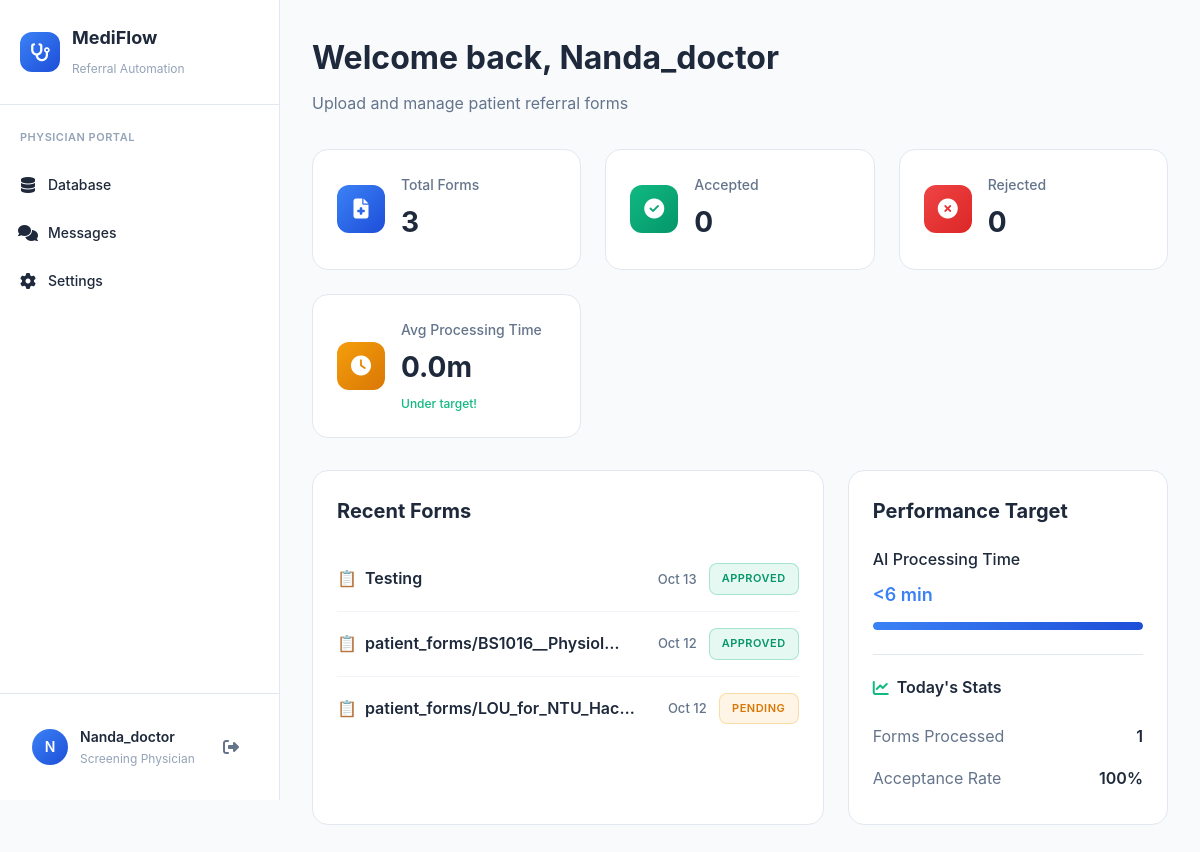
Screenshot of / (signed in) with the database file from the repository.
### accounts/models.py (models this page shows, shortened)
class UserProfile(models.Model):
    ROLE_CHOICES = [
        ('administrator', 'Administrator'),
        ('screening_physician', 'Screening Physician'),
    ]
    user = models.OneToOneField(User, on_delete=models.CASCADE, related_name='profile')
    role = models.CharField(max_length=20, choices=ROLE_CHOICES, default='screening_physician')
    created_at = models.DateTimeField(auto_now_add=True)
    updated_at = models.DateTimeField(auto_now=True)

### dashboard/models.py (models this page shows, shortened)
class PatientForm(models.Model):
    STATUS_CHOICES = [
        ('pending', 'Pending'),
        ('processing', 'Processing'),
        ('approved', 'Approved'),
        ('rejected', 'Rejected'),
    ]
    AI_DECISION_CHOICES = [
        ('analyzing', 'Analyzing...'),
        ('accept', 'Accept'),
        ('reject', 'Reject'),
        ('review_required', 'Review Required'),
    ]
    patient_name = models.CharField(max_length=255, blank=True, null=True, help_text="Will be extracted from form if not provided")
    uploaded_file = models.FileField(
        upload_to=upload_to,
        validators=[FileExtensionValidator(allowed_extensions=['pdf', 'png', 'jpg', 'jpeg'])],
        help_text="Supported: PDF, PNG, JPG (Max 10MB)"
    )
    uploaded_by = models.ForeignKey(User, on_delete=models.CASCADE, null=True, blank=True, help_text="User who uploaded this form")
    uploaded_at = models.DateTimeField(auto_now_add=True)
    processed = models.BooleanField(default=False)
    status = models.CharField(max_length=20, choices=STATUS_CHOICES, default='pending')
    ai_decision = models.CharField(max_length=20, choices=AI_DECISION_CHOICES, default='analyzing')
    ai_feedback = models.TextField(blank=True, null=True)
    extracted_patient_name = models.CharField(max_length=255, blank=True, null=True)
    processing_time_seconds = models.IntegerField(null=True, blank=True, help_text="Processing time in seconds")
    class Meta:
        ordering = ['-uploaded_at']

### dashboard/views.py (the view, shortened to what this page needs)
# urls.py: path('', views.dashboard_home, name='home'),
@login_required
def dashboard_home(request):
    recent_forms = PatientForm.objects.all()[:5]  # Get 5 most recent forms
    total_forms = PatientForm.objects.count()
    unread_messages_count = 0
    latest_conversation = None
    context = {
        'user_name': request.user.get_full_name() or request.user.username,
        'total_forms': total_forms,
        'accepted_forms': PatientForm.objects.filter(processed=True).count(),
        'rejected_forms': 0,  # Add logic for rejected forms if needed
        'avg_processing_time': '0.0m',
        'forms_processed_today': PatientForm.objects.filter(uploaded_at__date=timezone.now().date()).count() if 'timezone' in globals() else 0,
        'acceptance_rate': '100%' if total_forms > 0 else '0%',
        'processing_target': '<6 min',
        'recent_forms': recent_forms,
        'unread_messages_count': unread_messages_count,
        'latest_conversation': latest_conversation,
    }
    return render(request, 'dashboard/home.html', context)

### templates/dashboard/home.html (shortened to what this page needs)
{% extends 'base.html' %}
{% block content %}
<div class="dashboard-content">
    <div class="dashboard-header">
        <div class="header-content">
            <div>
                <h1>Welcome back, {{ user_name }}</h1>
                <p>Upload and manage patient referral forms</p>
            </div>
        </div>
    </div>
    <div class="stats-grid">
        <div class="stat-card">
            <div class="stat-icon blue">
                <i class="fas fa-file-medical"></i>
            </div>
            <div class="stat-content">
                <h3>Total Forms</h3>
                <div class="stat-number">{{ total_forms }}</div>
            </div>
        </div>
        <div class="stat-card">
            <div class="stat-icon green">
                <i class="fas fa-check-circle"></i>
            </div>
            <div class="stat-content">
                <h3>Accepted</h3>
                <div class="stat-number">{{ accepted_forms }}</div>
            </div>
        </div>
        <div class="stat-card">
            <div class="stat-icon red">
                <i class="fas fa-times-circle"></i>
            </div>
            <div class="stat-content">
                <h3>Rejected</h3>
                <div class="stat-number">{{ rejected_forms }}</div>
            </div>
        </div>
        <div class="stat-card">
            <div class="stat-icon orange">
                <i class="fas fa-clock"></i>
            </div>
            <div class="stat-content">
                <h3>Avg Processing Time</h3>
                <div class="stat-number">{{ avg_processing_time }}</div>
                <div class="stat-label">Under target!</div>
            </div>
        </div>
    </div>
    <div class="dashboard-grid">
        <div class="dashboard-card">
            <h2>Recent Forms</h2>
            <div class="recent-forms">
                {% if recent_forms %}
                    {% for form in recent_forms %}
                        <div class="form-item">
                            <span class="form-name">
                                {% if form.patient_name %}
                                    {{ form.patient_name }}
                                {% elif form.extracted_patient_name %}
                                    {{ form.extracted_patient_name }}
                                {% elif form.uploaded_file %}
                                    {{ form.uploaded_file.name|truncatechars:30 }}
                                {% else %}
                                    Unknown Patient
                                {% endif %}
                            </span>
                            <span class="form-date">{{ form.uploaded_at|date:"M j" }}</span>
                            <span class="form-status {{ form.status|lower }}">{{ form.get_status_display }}</span>
                        </div>
                    {% endfor %}
                {% else %}
                    <div class="no-forms">
                        <p>No forms processed yet</p>
                    </div>
                {% endif %}
            </div>
        </div>
        <div class="dashboard-card">
            <h2>Performance Target</h2>
            <div class="performance-section">
                <div class="performance-item">
                    <span class="performance-label">AI Processing Time</span>
                    <span class="performance-target">{{ processing_target }}</span>
                    <div class="progress-bar">
                        <div class="progress-fill" style="width: 100%;"></div>
                    </div>
                </div>
                <div class="today-stats">
                    <h3><i class="fas fa-chart-line"></i> Today's Stats</h3>
                    <div class="today-stat">
                        <span>Forms Processed</span>
                        <span class="stat-value">{{ forms_processed_today }}</span>
                    </div>
                    <div class="today-stat">
                        <span>Acceptance Rate</span>
                        <span class="stat-value">{{ acceptance_rate }}</span>
                    </div>
                </div>
            </div>
        </div>
    </div>
</div>
{% endblock %}

### templates/base.html (shortened to what this page needs)
<!DOCTYPE html>
<html lang="en">
<head>
    {% load static %}
    <link rel="stylesheet" href="{% static 'css/dashboard.css' %}">
    <link href="https://cdnjs.cloudflare.com/ajax/libs/font-awesome/6.4.0/css/all.min.css" rel="stylesheet">
</head>
<body data-theme="light">
    <div class="app-container">
        <aside class="sidebar">
            <div class="sidebar-header">
                <div class="logo">
                    <div class="logo-icon">
                        <i class="fas fa-stethoscope"></i>
                    </div>
                    <div class="logo-text">
                        <h3>MediFlow</h3>
                        <span>Referral Automation</span>
                    </div>
                </div>
            </div>
            <nav class="sidebar-nav">
                {% if user.profile.role == 'administrator' %}
                    <h4>ADMINISTRATOR PORTAL</h4>
                    <ul>
                        <li class="nav-item" data-page="dashboard">
                            <a href="{% url 'dashboard:home' %}">
                                <i class="fas fa-tachometer-alt"></i>
                                Dashboard
                            </a>
                        </li>
                        <li class="nav-item" data-page="upload">
                            <a href="{% url 'dashboard:upload_form' %}">
                                <i class="fas fa-upload"></i>
                                Upload Form
                            </a>
                        </li>
                        <li class="nav-item" data-page="database">
                            <a href="{% url 'dashboard:database' %}">
                                <i class="fas fa-database"></i>
                                Database
                            </a>
                        </li>
                        <li class="nav-item" data-page="time-saved">
                            <a href="{% url 'dashboard:time_saved' %}">
                                <i class="fas fa-clock"></i>
                                Time Saved
                            </a>
                        </li>
                        <li class="nav-item" data-page="messages">
                            <a href="{% url 'messaging:inbox' %}">
                                <i class="fas fa-comments"></i>
                                Messages
                            </a>
                        </li>
                        <li class="nav-item" data-page="settings">
                            <a href="{% url 'dashboard:settings' %}">
                                <i class="fas fa-cog"></i>
                                Settings
                            </a>
                        </li>
                    </ul>
                {% else %}
                    <h4>PHYSICIAN PORTAL</h4>
                    <ul>
                        <li class="nav-item" data-page="database">
                            <a href="{% url 'dashboard:database' %}">
                                <i class="fas fa-database"></i>
                                Database
                            </a>
                        </li>
                        <li class="nav-item" data-page="messages">
                            <a href="{% url 'messaging:inbox' %}">
                                <i class="fas fa-comments"></i>
                                Messages
                            </a>
                        </li>
                        <li class="nav-item" data-page="settings">
                            <a href="{% url 'dashboard:settings' %}">
                                <i class="fas fa-cog"></i>
                                Settings
                            </a>
                        </li>
                    </ul>
                {% endif %}
            </nav>
            <div class="sidebar-footer">
                {% if user.is_authenticated %}
                <div class="user-profile">
                    <div class="user-avatar">{{ user.username|first|upper }}</div>
                    <div class="user-info">
                        <span class="user-name">{{ user.get_full_name|default:user.username }}</span>
                        <span class="user-role">{{ user.profile.get_role_display|default:"User" }}</span>
                    </div>
                    <div class="user-actions">
                        <a href="{% url 'accounts:logout' %}" class="logout-btn" title="Logout">
                            <i class="fas fa-sign-out-alt"></i>
                        </a>
                    </div>
                </div>
                {% endif %}
            </div>
        </aside>
        <main class="main-content">
            {% block content %}
            {% endblock %}
        </main>
    </div>
</body>
</html>

### templates/base.html (style rules this page uses)
:root { --bg-primary: #ffffff; --bg-secondary: #f8fafc; --bg-tertiary: #f1f5f9; --text-primary: #1e293b; --text-secondary: #64748b; --text-tertiary: #94a3b8; --border-primary: #e2e8f0; --border-secondary: #f1f5f9; --border-light: #f1f5f9; --shadow-light: 0 2px 8px rgba(0, 0, 0, 0.1); --shadow-medium: 0 4px 12px rgba(0, 0, 0, 0.15); --sidebar-bg: #ffffff; --sidebar-text: #1e293b; --card-bg: #ffffff; --input-bg: #ffffff; --hover-bg: #f8fafc; --primary-color: #3b82f6; --primary-dark: #1d4ed8; --accent-color: #1d4ed8; --success-color: #10b981; --success-bg: #dcfce7; --success-text: #166534; --error-color: #ef4444; --error-bg: #fee2e2; --error-text: #991b1b; --warning-color: #f59e0b; --warning-bg: #fef3c7; --warning-text: #92400e; }
body { background-color: var(--bg-secondary); color: var(--text-primary); transition: background-color 0.3s ease, color 0.3s ease; }

### templates/dashboard/home.html (style rules this page uses)
.dashboard-header .header-content { display: flex; justify-content: space-between; align-items: flex-start; gap: 2rem; }

### rows the page displays
PatientForm: patient_name "Testing", uploaded_at "Oct 13", status "APPROVED"
PatientForm: uploaded_file.name "patient_forms/BS1016__Physiol…", uploaded_at "Oct 12", status "APPROVED"
PatientForm: uploaded_file.name "patient_forms/LOU_for_NTU_Hac…", uploaded_at "Oct 12", status "PENDING"

### other values shown
{{ user.username|first|upper }} "N"
{{ user.get_full_name|default:user.username }} "Nanda_doctor"
{{ user.profile.get_role_display|default:"User" }} "Screening Physician"
{{ user_name }} "Nanda_doctor"
{{ total_forms }} "3"
{{ accepted_forms }} "0"
{{ rejected_forms }} "0"
{{ avg_processing_time }} "0.0m"
{{ processing_target }} "<6 min"
{{ acceptance_rate }} "100%"
